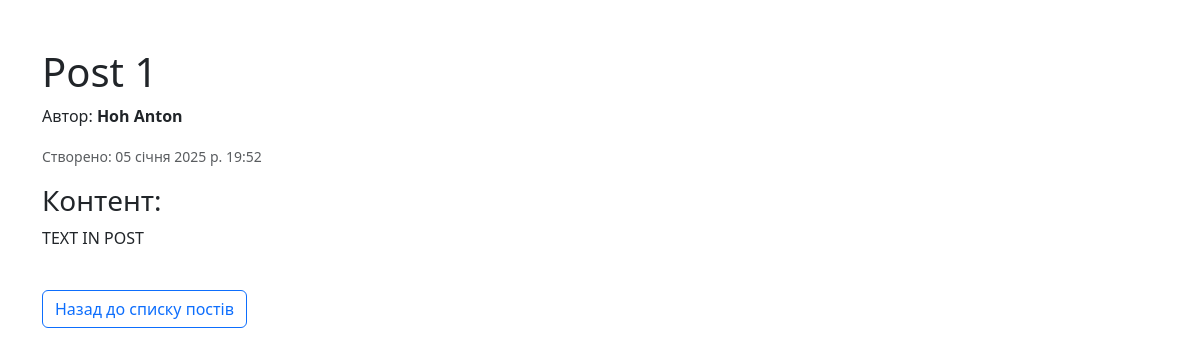
The app's page /posts/1/ with its own data.
### orm_test/models.py (models this page shows, shortened)
class Post(models.Model):
    title = models.CharField(max_length=255)
    body = models.TextField()
    author = models.ForeignKey(Author, related_name="books", on_delete=models.CASCADE)
    created_at = models.DateTimeField(auto_now_add=True)
    updated_at = models.DateTimeField(auto_now=True)
    author = models.ForeignKey(Author, on_delete=models.CASCADE, related_name='posts')

class Author(models.Model):
    first_name = models.CharField(max_length=50)
    last_name = models.CharField(max_length=70)
    bio = models.TextField(default="No bio provided")
    email = models.EmailField()
    def __str__(self):
        return f"{self.last_name} {self.first_name}"

### orm_test/views.py (the view)
# urls.py: path('posts/<int:post_id>/', views.post_detail, name="post_detail"),
def post_detail(request, post_id):
    post = Post.objects.get(id=post_id)
    return render(request, "post_detail.html", {"post": post})

### templates/post_detail.html (shortened to what this page needs)
<!DOCTYPE html>
<html lang="uk">
<head>
    <link href="https://cdn.jsdelivr.net/npm/bootstrap@5.3.2/dist/css/bootstrap.min.css" rel="stylesheet">
</head>
<body>
    <div class="container mt-5">
        <h1>{{ post.title }}</h1>
        <p>Автор: <strong>{{ post.author }}</strong></p>
        <small class="text-muted">Створено: {{ post.created_at }}</small>
        <div class="mt-3">
            <h3>Контент:</h3>
            <p>{{ post.body }}</p>
        </div>
        <a href="{% url 'main:posts_list' %}" class="btn btn-outline-primary mt-4">Назад до списку постів</a>
    </div>
</body>
</html>

### records on screen
Post: title "Post 1", author "Hoh Anton", created_at "05 січня 2025 р. 19:52", body "TEXT IN POST"
